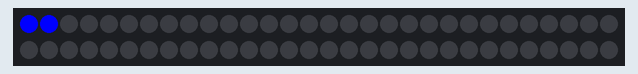
This sketch was run on a simulated Arduino Mega 2560, built with avr-gcc and run on an emulated ATmega2560. On the bench: 60 RGB LEDs in strip order, left to right, continuing on the next row.

Above: at 0.05 s.
At 0.69 s:
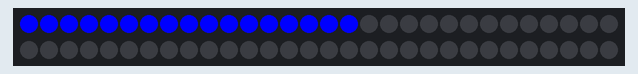
At 1.33 s:
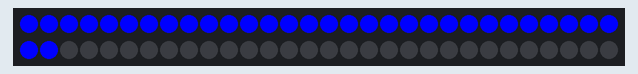
At 1.96 s:
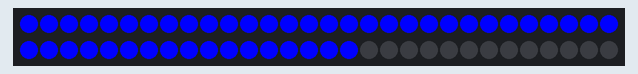
At 2.6 s:
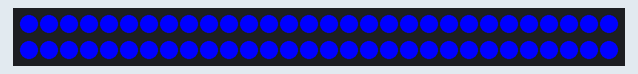

The sketch:

Arduino_WS2812B_Test.ino
```cpp
#include <FastLED.h>

#define LEDPIN     44
#define NUMOFLEDS    60

CRGB leds[NUMOFLEDS];

void setup() {

  FastLED.addLeds<WS2812, LEDPIN, GRB>(leds, NUMOFLEDS);

}

void loop() {

  for (int i = 0; i <= 60; i++) {
    leds[i] = CRGB ( 0, 0, 255);
    FastLED.show();
    delay(40);
  }
  for (int i = 60; i >= 0; i--) {
    leds[i] = CRGB ( 255, 0, 0);
    FastLED.show();
    delay(40);
  }
}
```
